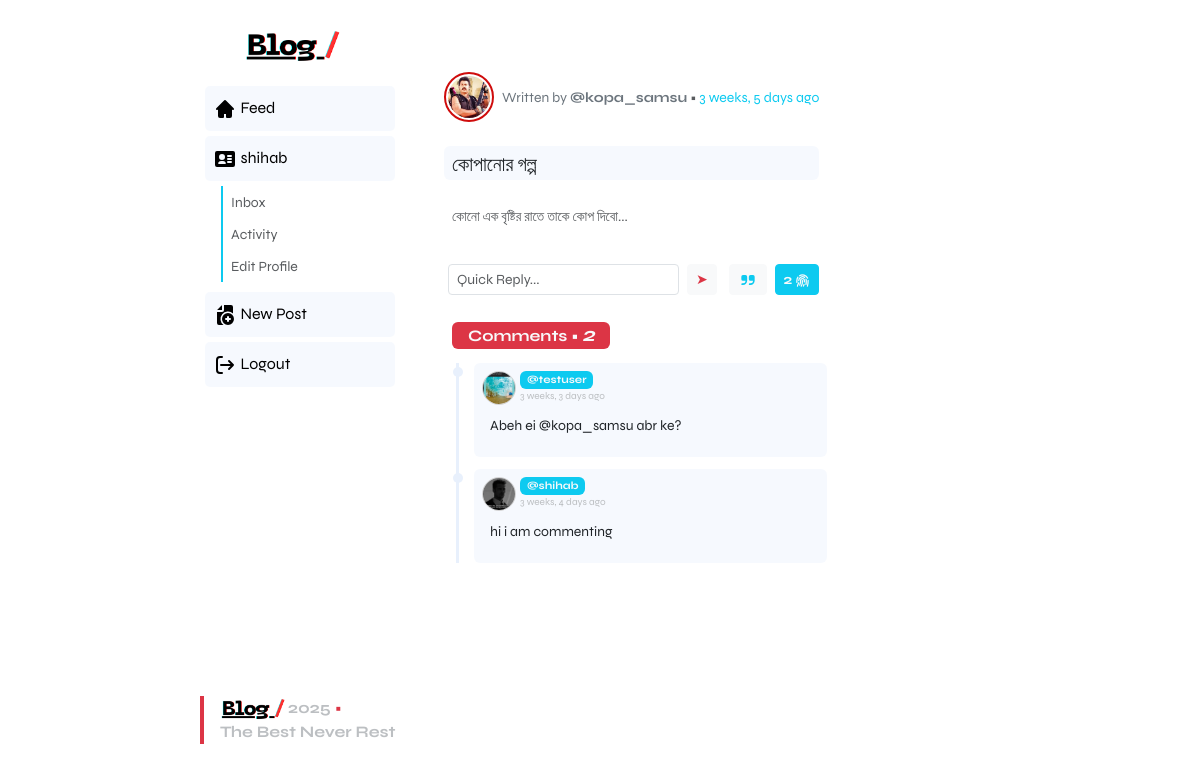
Screenshot of /post/12/ (signed in) with the database file from the repository.
### blog/models.py (models this page shows, shortened)
class Post (models.Model):
    title = models.CharField(max_length=200)
    content = models.TextField()
    created_at = models.DateTimeField(auto_now_add=True)
    author = models.ForeignKey(User, on_delete=models.CASCADE, related_name="posts", null=True)
    image = models.ImageField(upload_to='post_images/', blank=True, null=True)  # New field
    def total_likes (self):
        if self.likes.count():
            return self.likes.count()
        else :
            return 0
    def liked_by_user(self, user):
        return self.likes.filter(user=user).exists()

class UserProfile(models.Model):
    user =  models.OneToOneField(User, on_delete=models.CASCADE)
    bio = models.TextField(blank=True, null=True)
    profile_image = models.ImageField(upload_to='profile_images/', default='default.png')

class Comment(models.Model):
    post = models.ForeignKey(Post, related_name="comments", on_delete=models.CASCADE)
    author = models.ForeignKey(User, on_delete=models.CASCADE)
    text = models.TextField()
    created_at = models.DateTimeField(auto_now_add=True)

### blog/views.py (the view)
@login_required
def post_detail(request, pk):
    post = get_object_or_404(Post, pk=pk)
    comments = post.comments.all().order_by('-created_at')
    return render(request, 'blog/post_detail.html', {'post':post, 'comments': comments})

### blog/templatetags/app_icons.py (called while the page is built)
@register.simple_tag
def get_icon(name, size=20, cls=""):
    file_path = os.path.join(ICON_PATH, f"{name}.svg")
    try:
        with open(file_path, "r") as f:
            svg = f.read()
        svg = svg.replace("<svg", f'<svg width="{size}" height="{size}" class="{cls}"')
        return mark_safe(svg)
    except FileNotFoundError:
        return f"<!-- icon '{name}' not found -->"

### blog/templatetags/post_extras.py (called while the page is built)
@register.filter
def liked_by_user(post, user):
    return post.liked_by_user(user)

### blog/templates/blog/post_detail.html (shortened to what this page needs)
{% extends "blog/base.html" %}
{% block content %}
{% load app_icons %}
{% load humanize %}
        <div class="card pt-2 m-2 " style="border:none;background: white;">
          <div class="card-header d-flex justify-content-start align-items-center" style="border:none;background: white;">
              <img class="user-thumb me-2" src="{{post.author.userprofile.profile_image.url}}">
              <small>
                  <span class="text-secondary py-2">
                       Written by <b>@{{ post.author.username|default:"admin" }}</b>
                  </span>
                  <span class="text-muted">&bull;</span>
                  <span class="text-info py-2">{{ post.created_at|naturaltime }}</span>
              </small>
          </div>
          <div class="card-body ">
            <div class="card-title mb-2">
              <p class=" bg-bluelight rounded px-0 pt-1 fs-5 text-dark">
                  <span class="px-2 d-block">{{ post.title }}</span>
              </p>
            </div>
            <p class="card-text text-muted px-2 py-2 ">
                <small>
                    {{ post.content }}
                </small>
            </p>
          </div>
            <div class="card-footer bg-white d-flex justify-content-between align-items-center" style="border:none;">
                <div class="flex-grow-1 me-2">
                    <form class="d-flex  p-1" method="post" action="{% url 'add_comment' post.pk %}">
                        <input name="text"
                               class="form-control form-control-sm border bg-white me-2"
                               placeholder="Quick Reply..."  required>
                        <button type="submit" class="btn btn-sm btn-light text-danger ">➤</button>
                    </form>
                </div>
                <div class="d-flex justify-content-end align-items-center">
                        <button  class="btn btn-sm btn-light text-info me-2"
                             data-bs-toggle="modal"
                             data-bs-target="#requoteModal{{ post.pk }}">{% get_icon "requote" %}</button>
                        <form action="{% url 'toggle_like' post.pk %}" method="post">
                            {% load post_extras %}
                            {% if post|liked_by_user:user %}
                                <button class="btn btn-sm btn-info text-light">
                                    <b>{{ post.total_likes }}</b> {% get_icon "thumb" size='15' %}
                                </button>
                            {% else %}
                                <button class="btn btn-sm btn-light text-info">
                                    <b>{{ post.total_likes }}</b> {% get_icon "thumb" size='15' %}
                                </button>
                            {% endif %}
                        </form>
                </div>
            </div>
        </div>
        <div class="px-3 mt-2  pb-5">
            <h6 class="text-muted  pt-2 mb-3 ps-3  ">
                <span class="bg-danger text-light p-1 px-3 rounded">
                    <b >Comments  &bull;</b>
                    <b class="fs-5 fst-italic text-light py-0 cmnt-cc "> {{ comments.count }}</b>
                </span>
            </h6>
            <div class="comment-thread">
                {% for comment in comments %}
                <div class="comment-item bg-bluelight  p-2 rounded">
                    <div class="line"></div>
                    <div class="comment-content">
                        <div class="d-flex justify-content-start align-items-start mb-1">
                            <div>
                                <img class="comment-thumbnail" src="{{comment.author.userprofile.profile_image.url}}">
                            </div>
                            <div class="d-flex flex-column justify-content-start align-items-start ps-1">
                                <strong class="badge text-light bg-info ">@{{ comment.author.username }}
                                </strong>
                                <small class=" text-lightpro rounded tiny-text">
                                    {{ comment.created_at|naturaltime }}
                                </small>
                            </div>
                        </div>
                        <p class="text-dark rounded ps-2 p-1 mb-2 fs-6 "><small>{{ comment.text }}</small></p>
                    </div>
                </div>
                {% empty %}
                    <p class="text-muted">No comments yet.</p>
                {% endfor %}
            </div>
        </div>
        {% for comment in comments %}
                    {% load humanize %}
        {% empty %}
        <p class="text-muted">No comments yet. Be the first to comment!</p>
        {% endfor %}
{% endblock %}

### blog/templates/blog/base.html (shortened to what this page needs)
<!DOCTYPE html>
<html lang="en">
<head>
    <link href="https://cdn.jsdelivr.net/npm/bootstrap@5.3.8/dist/css/bootstrap.min.css" rel="stylesheet">
</head>
<body >
    <nav class="navbar navbar-expand-lg bg-custom-nav shadow-sm fixed-top m-0 ">
      <div class="container-fluid ">
        <a class="navbar-brand" href="{% url 'home' %}">
            <img class="logo" src="{{ MEDIA_URL }}logo/logov3.png" alt="🅱️log" >
        </a>
        <div class="collapse navbar-collapse" id="navbarNav">
          <ul class="navbar-nav ">
              {% load app_icons %}
              {% if user.is_authenticated %}
                <li class="nav-item">
                    <a class="nav-link desktop-only" href="{% url 'home' %}">
                        <span> {% get_icon "home" size=24 %} </span>
                        <span> Feed </span>
                    </a>
                </li>
                <li class="nav-item">
                    <a class="nav-link" href="{% url 'profile' %}">
                        <span> {% get_icon "profile" size=24 %} </span>
                        <span>{{ user.username }}</span>
                    </a>
                </li>
                <li class="nav-item bg-white ">
                    <div class="ms-3 ps-2 py-1 border-2 border-start border-info">
                        <a href="{% url 'bin_inbox' %}"
                           class="d-none d-md-inline  text-decoration-none text-muted">
                            <small>Inbox</small>
                        </a>
                    </div>
                    <div class="ms-3 ps-2 py-1 border-2 border-start border-info">
                        <a href="{% url 'activity_page' %}"
                           class="d-none d-md-inline text-decoration-none text-muted">
                            <small>Activity</small>
                        </a>
                    </div>
                    <div class="ms-3 ps-2 py-1 border-2 border-start border-info">
                        <a href="{% url 'edit_profile' %}"
                           class="d-none d-md-inline text-decoration-none text-muted">
                           <small>Edit Profile</small>
                        </a>
                    </div>
                </li>
                <li class="nav-item ">
                    <a class="nav-link" href="{% url 'create_post' %}">
                        <span> {% get_icon "post_new" size=24 %} </span>
                        <span>New Post</span>
                    </a>
                </li>
                <li class="nav-item">
                    <form method="post" action="{% url 'logout' %}" style="display:inline;">
                        <a type="submit" class="nav-link ">
                            <span> {% get_icon "logout" size=24 %} </span>
                            <span>Logout</span>
                        </a>
                    </form>
                </li>
              {% endif %}
          </ul>
        </div>
      </div>
        <div class="">
          <p class="mb-5 w-100 ps-3 border-start  border-4 border-danger text-lightpro desktop-footer" >
                <span><img class="logo-foot " src="{{ MEDIA_URL }}logo/logov3trans.png" alt="🅱️log" ></span>
                <span><i><b>2025<i class="text-danger px-1">&bull; <br></i>The Best Never Rest</b></i></span>
          </p>
        </div>
</nav>
    <main class="py-5 bg-white" >
        {% block content %}{% endblock %}
    </main>
</body>
</html>

### blog/templates/blog/base.html (style rules this page uses)
:root { --cell: 20px; --line-color: whitesmoke; --bg: white; }
* { font-family: "Syne", sans-serif; font-optical-sizing: auto; font-weight: 400; font-style: normal; }
html,body { height:100%; margin:0; }
.text-lightpro { color: #bcbfc2; }
.comment-thread { position: relative; margin-left: 20px; border-left: 3px solid #e8f0fc; padding-left: 15px; }
.comment-item { position: relative; margin-bottom: 12px; }
.comment-item .line { width: 10px; height: 10px; background: #e8f0fc; border-radius: 50%; position: absolute; left: -21px; top: 4px; }
.comment-content { font-size: 0.9rem; color: #444; }
.user-thumb { height: 50px; width: 50px; border-radius: 50%; border: 2px solid #cf0c0c; padding: 2px; }
.comment-thumbnail { height: 34px; width: 34px; border-radius: 50%; border: 1px solid lightgray; }
.logo { height:30px; }
.logo-foot { height:20px; }
.cmnt-cc { border-radius : 50%; }
.tiny-text { font-size : 10px!important; }
.bg-bluelight { background: #e8f0fc66; }
.bg-custom-nav { background : linear-gradient(90deg, rgba(255, 255, 255, 1) 10%,rgba(237, 242, 250, 1) 70%); }
.desktop-only { display:none; }
.desktop-footer { display:none; }
body { width: 100%; margin: 0 auto; padding: 0px; box-sizing: border-box; }
@media (min-width: 768px) { body { width: 50%; margin: 0 auto; min-height: 100vh; display: flex; justify-content: flex-start; align-items: start; flex-direction: column; overflow-y: auto; } }
@media (min-width: 1024px) { .desktop-only { display: block; } }
@media (min-width: 1024px) { .navbar { width: 400px; height: 100vh; position: fixed; top: 0; left: 0; flex-direction: column !important; justify-content: flex-start !important; align-items: stretch !important; padding-top: 20px; box-shadow: none !important ; background: #fff !important; padding-left:200px; overflow-y: auto; margin-top:2rem; } }
@media (min-width: 1024px) { .navbar .container-fluid { display: flex !important; flex-direction: column !important; height: 100%; padding: 5px; } }
@media (min-width: 1024px) { .navbar-brand { margin-bottom: 20px; text-align: left !important; } }
@media (min-width: 1024px) { #navbarNav { display: flex !important; flex-direction: column !important; width: 100%; } }
@media (min-width: 1024px) { .navbar-nav { flex-direction: column !important; width: 100%; } }
@media (min-width: 1024px) { .nav-item { width: 100%; margin-bottom: 5px; background: #e8f0fc66; border-radius: 5px; } }
@media (min-width: 1024px) { .nav-link { width: 100%; padding: 10px 20px; color: black; } }
@media (min-width: 1024px) { .desktop-footer { display: block; margin-bottom: 5rem; } }
@media (min-width: 1024px) { main { margin-left: 100px; padding: 0px 20px !important; max-height: 100vh; overflow-y: auto; scrollbar-width: none; } }

### rows the page displays
Post: author.userprofile.profile_image (picture), author.username "kopa_samsu", created_at "3 weeks, 5 days ago", title "কোপানোর গল্প", content "কোনো এক বৃষ্টির রাতে তাকে কোপ দিবো...", total_likes "2"
Comment: author.userprofile.profile_image (picture), author.username "testuser", created_at "3 weeks, 3 days ago", text "Abeh ei @kopa_samsu abr ke?"
Comment: author.userprofile.profile_image (picture), author.username "shihab", created_at "3 weeks, 4 days ago", text "hi i am commenting"

### other values shown
{{ user.username }} "shihab"
{{ comments.count }} "2"
